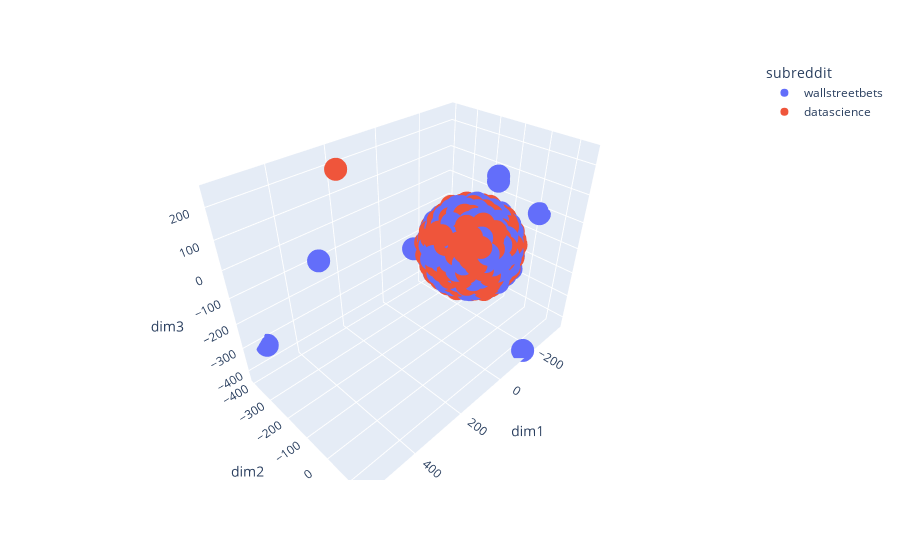

The notebook cell this image was saved under:
### Code cell
tsne_viz_3d_interactive_with_index(df2, 4, stop='english')

### Figure 1 — Plotly figure (JSON) as saved in the notebook; plotly's stock layout.template omitted (floating-point values rounded to 4 significant figures; data arrays with more than 128 entries replaced by an {"elided": "..."} marker saying what was removed)
{"data": [{"customdata": {"elided": "734x1 int values"}, "hovertemplate": "subreddit=wallstreetbets<br>dim1=%{x}<br>dim2=%{y}<br>dim3=%{z}<br>index=%{customdata[0]}<extra></extra>", "legendgroup": "wallstreetbets", "marker": {"color": "#636efa", "symbol": "circle"}, "mode": "markers", "name": "wallstreetbets", "scene": "scene", "showlegend": true, "type": "scatter3d", "x": {"elided": "734 float values"}, "y": {"elided": "734 float values"}, "z": {"elided": "734 float values"}}, {"customdata": {"elided": "855x1 int values"}, "hovertemplate": "subreddit=datascience<br>dim1=%{x}<br>dim2=%{y}<br>dim3=%{z}<br>index=%{customdata[0]}<extra></extra>", "legendgroup": "datascience", "marker": {"color": "#EF553B", "symbol": "circle"}, "mode": "markers", "name": "datascience", "scene": "scene", "showlegend": true, "type": "scatter3d", "x": {"elided": "855 float values"}, "y": {"elided": "855 float values"}, "z": {"elided": "855 float values"}}], "layout": {"legend": {"title": {"text": "subreddit"}, "tracegroupgap": 0}, "margin": {"t": 60}, "scene": {"domain": {"x": [0, 1], "y": [0, 1]}, "xaxis": {"title": {"text": "dim1"}}, "yaxis": {"title": {"text": "dim2"}}, "zaxis": {"title": {"text": "dim3"}}}}}
